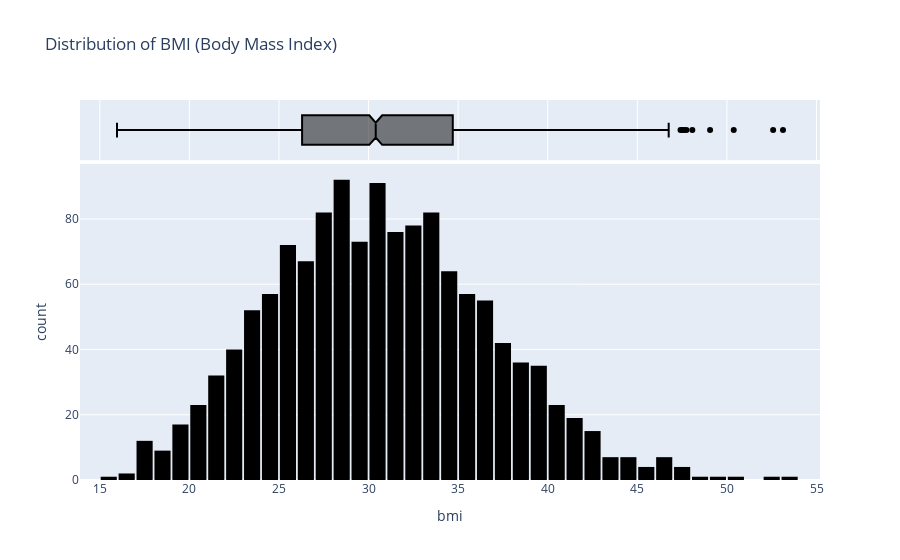

The code cell stored with this chart in its notebook:
### Code cell
fig = px.histogram(medical_df, x='bmi', marginal = 'box', color_discrete_sequence=['black'],
                   title='Distribution of BMI (Body Mass Index)')
fig.update_layout(bargap=0.1)
fig.show()

### Figure 1 — Plotly figure (JSON) as saved in the notebook; plotly's stock layout.template omitted (floating-point values rounded to 4 significant figures; data arrays with more than 128 entries replaced by an {"elided": "..."} marker saying what was removed)
{"data": [{"alignmentgroup": "True", "bingroup": "x", "hovertemplate": "bmi=%{x}<br>count=%{y}<extra></extra>", "legendgroup": "", "marker": {"color": "black", "pattern": {"shape": ""}}, "name": "", "offsetgroup": "", "orientation": "v", "showlegend": false, "type": "histogram", "x": {"elided": "1338 float values"}, "xaxis": "x", "yaxis": "y"}, {"alignmentgroup": "True", "hovertemplate": "bmi=%{x}<extra></extra>", "legendgroup": "", "marker": {"color": "black"}, "name": "", "notched": true, "offsetgroup": "", "showlegend": false, "type": "box", "x": {"elided": "1338 float values"}, "xaxis": "x2", "yaxis": "y2"}], "layout": {"bargap": 0.1, "barmode": "relative", "legend": {"tracegroupgap": 0}, "title": {"text": "Distribution of BMI (Body Mass Index)"}, "xaxis": {"anchor": "y", "domain": [0, 1], "title": {"text": "bmi"}}, "xaxis2": {"anchor": "y2", "domain": [0, 1], "matches": "x", "showgrid": true, "showticklabels": false}, "yaxis": {"anchor": "x", "domain": [0, 0.8316], "title": {"text": "count"}}, "yaxis2": {"anchor": "x2", "domain": [0.8416, 1], "matches": "y2", "showgrid": false, "showline": false, "showticklabels": false, "ticks": ""}}}
